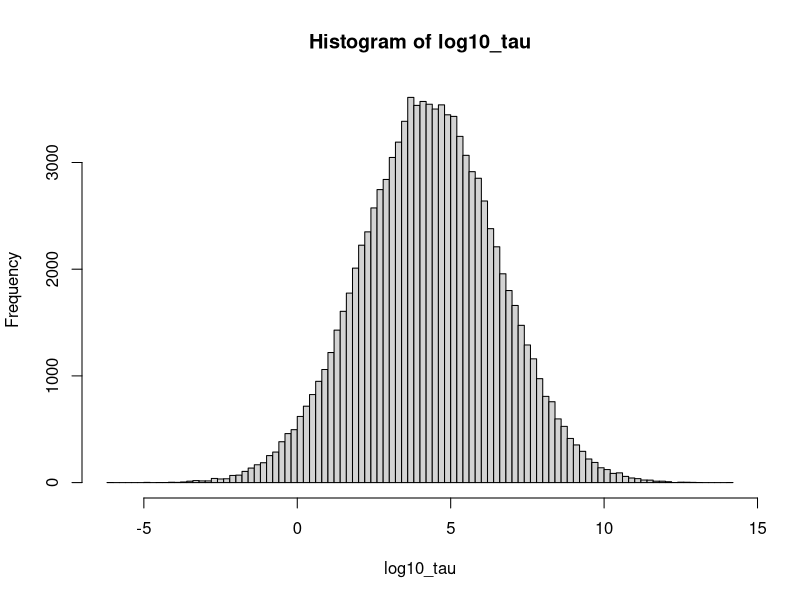

The R source for this figure:

n = 1E5
log10_sigma = rnorm(n, mean=0, sd=1)
log10_beta  = rnorm(n, mean=-2, sd=0.5)
log10_tau = (log10_sigma - log10_beta + 0.5*log10(2))*2

hist(log10_tau, breaks=100)
